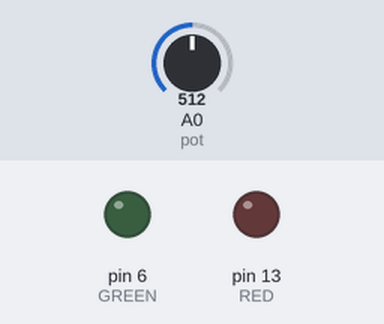
A sketch run on a simulated Arduino Uno, built with avr-gcc and run on an emulated ATmega328P. Shown: output pins drawn as LEDs (lit = HIGH). The test bench sets the inputs (shaded band); at power-on: A0 (pot) = 512.

Above: at 1.2 s.
1.3 s: A0 (pot) set to 716
At 2.3 s:
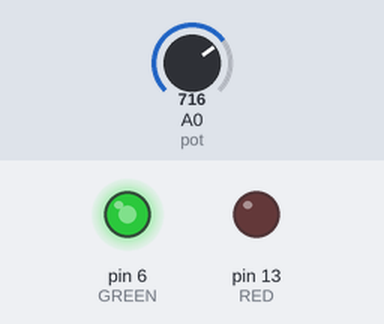
3.5 s: A0 (pot) set to 1006
At 4.1 s:
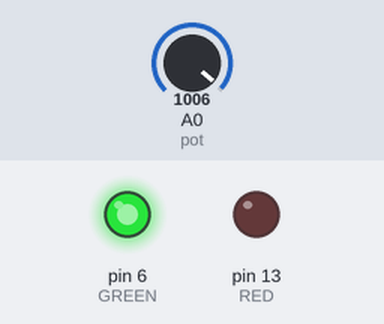
5.0 s: A0 (pot) set to 1021
At 5.5 s:
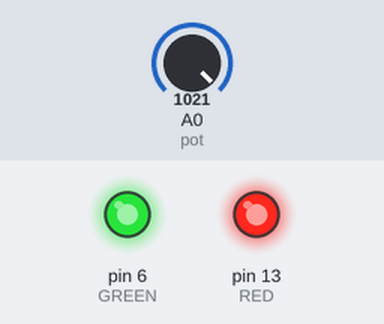
8.0 s: A0 (pot) set to 511
At 9.7 s:
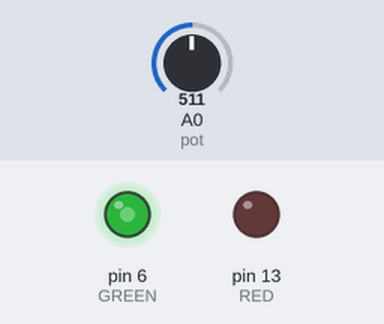
10.5 s: A0 (pot) set to 122
At 10.8 s:
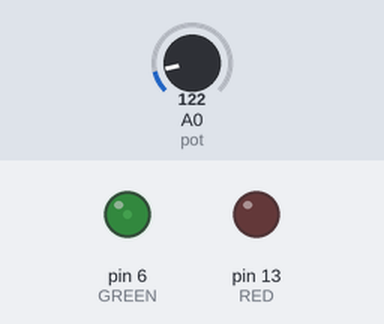
Timing chart, 0 to 13.0 s (numbered marks = the images above; inputs shaded):
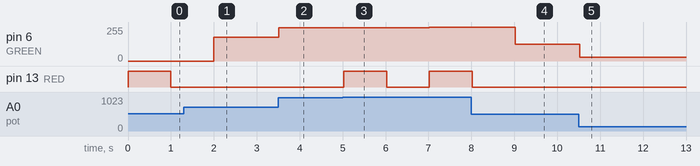

The sketch:

lab3_w_interrupt.ino
```cpp
int pot = A0;
int GREEN = 6;
int RED = 13;
volatile int RED_state = LOW;
volatile int pot_val=0;
int pwm = 0;

void setup() {
  // put your setup code here, to run once:
  Serial.begin(9600);
  pinMode(GREEN,OUTPUT);
  pinMode(RED,OUTPUT);
  TCNT1 = 15535; // timer preload value, based on 8-bit prescaler on timer 1.
  //TCNT1 = 1000;
  TCCR1A = 0;
  TCCR1B = 0;
  TCCR1B |= B00000010;
  TIMSK1 |= B00000001;
}

void loop() {
  pwm=map(pot_val,0,1023,0,255);
  analogWrite(GREEN,pwm);
  if (pot_val >= 1021 || pot_val <= 2){
    digitalWrite(RED,!RED_state);
    delay(1000);
    digitalWrite(RED,RED_state);
    delay(1000);
  }
}

ISR(TIMER1_OVF_vect){
  if(abs(pot_val - analogRead(pot)) > 1) {
    pot_val = analogRead(pot);
  }
  TCNT1 = 15535;
}
```

Measured:
- the behaviour switches between 1020 and 1021 on A0 (pot) (found by bisection; images 2 and 3)
- after the input at 1.3 s, pin 6 (GREEN): 0/255 → 178/255 after 0.70 s
- after the input at 3.5 s, pin 6 (GREEN): 178/255 → 250/255 at once
- after the input at 5.0 s, pin 6 (GREEN): 250/255 → 254/255 after 2.0 s; pin 13 (RED): LOW → HIGH at once, → LOW 1.0 s later, → HIGH 1.0 s later
- after the input at 8.0 s, pin 6 (GREEN): 254/255 → 127/255 after 1.0 s; pin 13 (RED): goes on until 8.0 s, then stays LOW
- after the input at 10.5 s, pin 6 (GREEN): 127/255 → 30/255 at once
